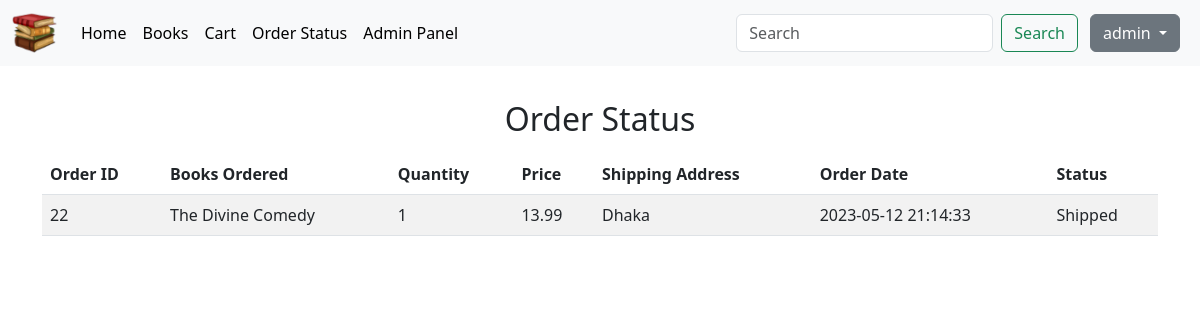
/order_status.php (signed in), run on the app's committed database.
### tables this page shows
CREATE TABLE `order_items` (
  `item_id` int(11) NOT NULL,
  `order_id` int(11) NOT NULL,
  `book_id` int(11) NOT NULL,
  `quantity` int(11) NOT NULL,
  `price` decimal(10,2) NOT NULL
);

CREATE TABLE `orders` (
  `order_id` int(11) NOT NULL,
  `user_id` int(11) NOT NULL,
  `shipping_address` varchar(255) NOT NULL,
  `order_date` datetime DEFAULT NULL,
  `order_status` varchar(50) DEFAULT NULL
);

CREATE TABLE `books` (
  `book_id` int(11) NOT NULL,
  `title` varchar(255) NOT NULL,
  `author` varchar(255) NOT NULL,
  `price` decimal(10,2) DEFAULT NULL,
  `stock` int(11) DEFAULT NULL,
  `image_path` varchar(255) DEFAULT NULL,
  `description` varchar(9999) DEFAULT NULL,
  `publisher` varchar(255) DEFAULT NULL,
  `publication_date` date DEFAULT NULL,
  `page_length` int(11) DEFAULT NULL,
  `language` varchar(255) DEFAULT NULL,
  `isbn` varchar(255) DEFAULT NULL
);

### order_status.php (the view, shortened to what this page needs)
<?php
require_once 'connection.php';
$user_id = $_SESSION['user_id'];
$sql = "SELECT o.order_id, b.title, oi.quantity, oi.price, o.shipping_address, o.order_date, o.order_status
        FROM orders o
        JOIN order_items oi ON o.order_id = oi.order_id
        JOIN books b ON oi.book_id = b.book_id
        WHERE o.user_id = $user_id
        ORDER BY o.order_date DESC";
$result = mysqli_query($conn, $sql);
?>
<!DOCTYPE html>
<html>
<head>
    <link href="https://cdn.jsdelivr.net/npm/bootstrap@5.3.0-alpha3/dist/css/bootstrap.min.css" rel="stylesheet">
</head>
<body>
    <?php include 'navbar.php'; ?>
    <div class="container">
    <h2 class="text-center mb-3" style="margin-top: 100px;">Order Status</h2>
        <table class="table table-striped">
            <thead>
                <tr>
                    <th>Order ID</th>
                    <th>Books Ordered</th>
                    <th>Quantity</th>
                    <th>Price</th>
                    <th>Shipping Address</th>
                    <th>Order Date</th>
                    <th>Status</th>
                </tr>
            </thead>
            <tbody>
                <?php while($row = mysqli_fetch_assoc($result)): ?>
                <tr>
                    <td><?php echo $row['order_id']; ?></td>
                    <td><?php echo $row['title']; ?></td>
                    <td><?php echo $row['quantity']; ?></td>
                    <td><?php echo $row['price']; ?></td>
                    <td><?php echo $row['shipping_address']; ?></td>
                    <td><?php echo $row['order_date']; ?></td>
                    <td><?php echo $row['order_status']; ?></td>
                </tr>
                <?php endwhile; ?>
            </tbody>
        </table>
    </div>
</body>
</html>

### data on the page
order_items: order.order_id "22", book.title "The Divine Comedy", quantity "1", price "13.99", order.shipping_address "Dhaka", order.order_date "2023-05-12 21:14:33", order.order_status "Shipped"

### other printed values
$_SESSION['username'] "admin"
